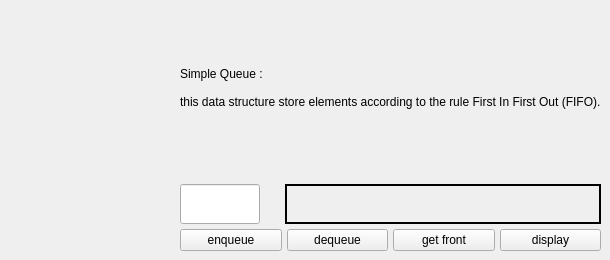
          <widget class="QWidget" name="Simple_Queue">
           <attribute name="title">
            <string>Simple Queue</string>
           </attribute>
           <widget class="QWidget" name="layoutWidget">
            <property name="geometry">
             <rect>
              <x>10</x>
              <y>10</y>
              <width>591</width>
              <height>241</height>
             </rect>
            </property>
            <layout class="QHBoxLayout" name="horizontalLayout_5">
             <property name="spacing">
              <number>20</number>
             </property>
             <item>
              <widget class="QLabel" name="simple_queue_label1">
               <property name="text">
                <string/>
               </property>
              </widget>
             </item>
             <item>
              <layout class="QVBoxLayout" name="verticalLayout_6">
               <property name="spacing">
                <number>5</number>
               </property>
               <item>
                <widget class="QLabel" name="label">
                 <property name="text">
                  <string>Simple Queue :
 
this data structure store elements according to the rule First In First Out (FIFO).
</string>
                 </property>
                 <property name="wordWrap">
                  <bool>true</bool>
                 </property>
                </widget>
               </item>
               <item>
                <layout class="QHBoxLayout" name="horizontalLayout_19">
                 <item>
                  <widget class="QLineEdit" name="SQ_input">
                   <property name="enabled">
                    <bool>true</bool>
                   </property>
                   <property name="sizePolicy">
                    <sizepolicy hsizetype="Fixed" vsizetype="Fixed">
                     <horstretch>0</horstretch>
                     <verstretch>0</verstretch>
                    </sizepolicy>
                   </property>
                   <property name="maximumSize">
                    <size>
                     <width>80</width>
                     <height>40</height>
                    </size>
                   </property>
                   <property name="baseSize">
                    <size>
                     <width>80</width>
                     <height>20</height>
                    </size>
                   </property>
                  </widget>
                 </item>
                 <item>
                  <spacer name="horizontalSpacer_9">
                   <property name="orientation">
                    <enum>Qt::Horizontal</enum>
                   </property>
                   <property name="sizeType">
                    <enum>QSizePolicy::Fixed</enum>
                   </property>
                   <property name="sizeHint" stdset="0">
                    <size>
                     <width>20</width>
                     <height>40</height>
                    </size>
                   </property>
                  </spacer>
                 </item>
                 <item>
                  <widget class="QLabel" name="SQ_output">
                   <property name="sizePolicy">
                    <sizepolicy hsizetype="Maximum" vsizetype="Maximum">
                     <horstretch>0</horstretch>
                     <verstretch>0</verstretch>
                    </sizepolicy>
                   </property>
                   <property name="maximumSize">
                    <size>
                     <width>440</width>
                     <height>40</height>
                    </size>
                   </property>
                   <property name="frameShape">
                    <enum>QFrame::WinPanel</enum>
                   </property>
                   <property name="text">
                    <string/>
                   </property>
                  </widget>
                 </item>
                </layout>
               </item>
               <item>
                <layout class="QHBoxLayout" name="horizontalLayout_27">
                 <item>
                  <widget class="QPushButton" name="SQ_enqueue_buttom">
                   <property name="text">
                    <string>enqueue</string>
                   </property>
                  </widget>
                 </item>
                 <item>
                  <widget class="QPushButton" name="SQ_dequeue_buttom">
                   <property name="text">
                    <string>dequeue</string>
                   </property>
                  </widget>
                 </item>
                 <item>
                  <widget class="QPushButton" name="SQ_getfront_buttom">
                   <property name="text">
                    <string>get front</string>
                   </property>
                  </widget>
                 </item>
                 <item>
                  <widget class="QPushButton" name="SQ_display_buttom">
                   <property name="text">
                    <string>display</string>
                   </property>
                  </widget>
                 </item>
                </layout>
               </item>
              </layout>
             </item>
            </layout>
           </widget>
          </widget>
